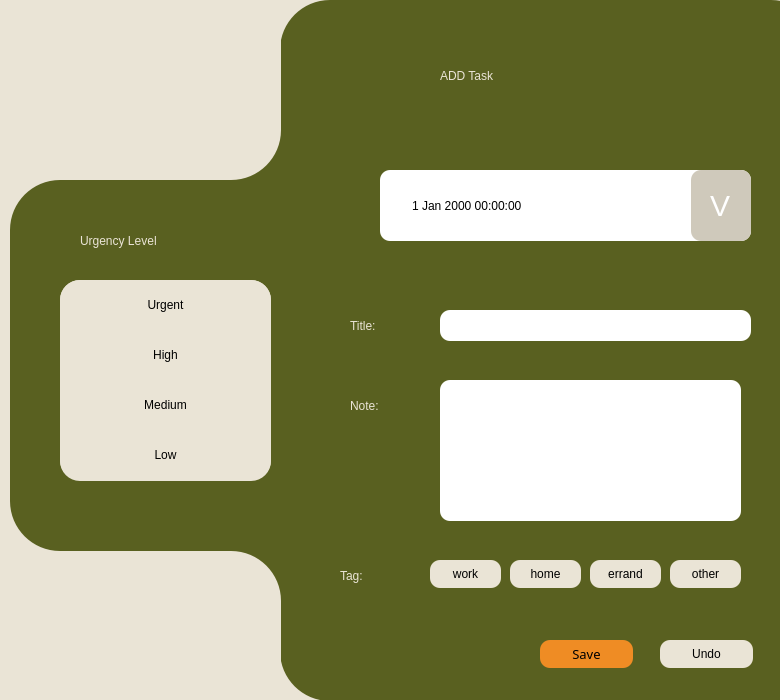
<?xml version="1.0" encoding="UTF-8"?>
<ui version="4.0">
 <class>addtask</class>
 <widget class="QWidget" name="addtask">
  <property name="geometry">
   <rect>
    <x>0</x>
    <y>0</y>
    <width>780</width>
    <height>700</height>
   </rect>
  </property>
  <property name="windowTitle">
   <string>Form</string>
  </property>
  <property name="styleSheet">
   <string notr="true">#addtask{
background-color: #EAE4D6;
}
#Title{
font: 30pt &quot;High Tower Text&quot;;
color: #EAE4D6;
}
#back{
background-color: #596020;
border-radius: 50px;
}
#back2{
background-color: #596020;
border-radius: 50px;
}
#back3{
background-color: #596020;
}
#back4{
background-color: #EAE4D6;
border-radius: 50px;
}
#back5{
background-color: #EAE4D6;
border-radius: 50px;
}
#back6{
background-color:  #EAE4D6;
border-radius: 20px;
}
#title{
font: 15pt &quot;Imprint MT Shadow&quot;;
color: #EAE4D6;
}
#note{
font: 15pt &quot;Imprint MT Shadow&quot;;
color: #EAE4D6;
}
#tag{
font: 15pt &quot;Imprint MT Shadow&quot;;
color: #EAE4D6;
}
#save{
font: 10pt &quot;High Tower Text&quot;;
background-color: #EF8C24;
border-radius: 10px;
color: black;
}
#undo{
font: 10pt &quot;High Tower Text&quot;;
background-color: #EAE4D6;
border-radius: 10px;
color: #black;
}
#work{
font: 10pt &quot;High Tower Text&quot;;
background-color: #EAE4D6;
border-radius: 10px;
color: #black;
}
#home{
font: 10pt &quot;High Tower Text&quot;;
background-color: #EAE4D6;
border-radius: 10px;
color: #black;
}
#errand{
font: 10pt &quot;High Tower Text&quot;;
background-color: #EAE4D6;
border-radius: 10px;
color: #black;
}
#others{
font: 10pt &quot;High Tower Text&quot;;
background-color: #EAE4D6;
border-radius: 10px;
color: #black;
}
#titletext{
border-radius: 10px;
}
#notetext{
border-radius: 10px;
background-color: white;
}
#time{
border-radius: 10px;
padding-left: 30px;
font: 15pt &quot;Imprint MT Shadow&quot;;
}
QDateTimeEdit::drop-down{
background-color: #CFC9BB;
border-radius: 10px;
width: 60px;
}
#urgent{
font: 15pt &quot;Imprint MT Shadow&quot;;
color: #EAE4D6;
}
#urgent_lev{
background-color: #EAE4D6;
font: 18pt &quot;High Tower Text&quot;;
border-radius: 20px;
}
#urgent_lev::hover{
background-color: #D65151;
border-radius: 20px;
}
#high_lev{
background-color: #EAE4D6;
font: 18pt &quot;High Tower Text&quot;;

border-radius: 20px;
}
#high_lev::hover{
background-color: #EF8C24;
border-radius: 20px;
}
#med_lev{
background-color: #EAE4D6;
font: 18pt &quot;High Tower Text&quot;;

border-radius: 20px;
}
#med_lev::hover{
background-color: #D6CA51;
border-radius: 20px;
}
#low_lev{
background-color: #EAE4D6;
font: 18pt &quot;High Tower Text&quot;;

border-radius: 20px;
}
#low_lev::hover{
background-color: #596020;
border-radius: 20px;
}</string>
  </property>
  <widget class="QLabel" name="Title">
   <property name="geometry">
    <rect>
     <x>440</x>
     <y>40</y>
     <width>231</width>
     <height>71</height>
    </rect>
   </property>
   <property name="text">
    <string>ADD Task</string>
   </property>
  </widget>
  <widget class="QLabel" name="back">
   <property name="geometry">
    <rect>
     <x>280</x>
     <y>0</y>
     <width>541</width>
     <height>701</height>
    </rect>
   </property>
   <property name="text">
    <string/>
   </property>
  </widget>
  <widget class="QLabel" name="back2">
   <property name="geometry">
    <rect>
     <x>10</x>
     <y>180</y>
     <width>411</width>
     <height>371</height>
    </rect>
   </property>
   <property name="text">
    <string/>
   </property>
  </widget>
  <widget class="QLabel" name="back6">
   <property name="geometry">
    <rect>
     <x>60</x>
     <y>280</y>
     <width>211</width>
     <height>201</height>
    </rect>
   </property>
   <property name="text">
    <string/>
   </property>
  </widget>
  <widget class="QLabel" name="back3">
   <property name="geometry">
    <rect>
     <x>210</x>
     <y>130</y>
     <width>411</width>
     <height>471</height>
    </rect>
   </property>
   <property name="text">
    <string/>
   </property>
  </widget>
  <widget class="QLabel" name="back4">
   <property name="geometry">
    <rect>
     <x>60</x>
     <y>-11</y>
     <width>221</width>
     <height>191</height>
    </rect>
   </property>
   <property name="text">
    <string/>
   </property>
  </widget>
  <widget class="QLabel" name="back5">
   <property name="geometry">
    <rect>
     <x>60</x>
     <y>551</y>
     <width>221</width>
     <height>191</height>
    </rect>
   </property>
   <property name="text">
    <string/>
   </property>
  </widget>
  <widget class="QPushButton" name="save">
   <property name="geometry">
    <rect>
     <x>540</x>
     <y>640</y>
     <width>93</width>
     <height>28</height>
    </rect>
   </property>
   <property name="font">
    <font>
     <family>High Tower Text</family>
     <pointsize>10</pointsize>
     <weight>50</weight>
     <italic>false</italic>
     <bold>false</bold>
    </font>
   </property>
   <property name="text">
    <string>Save</string>
   </property>
  </widget>
  <widget class="QPushButton" name="undo">
   <property name="geometry">
    <rect>
     <x>660</x>
     <y>640</y>
     <width>93</width>
     <height>28</height>
    </rect>
   </property>
   <property name="text">
    <string>Undo</string>
   </property>
  </widget>
  <widget class="QDateTimeEdit" name="time">
   <property name="geometry">
    <rect>
     <x>380</x>
     <y>170</y>
     <width>371</width>
     <height>71</height>
    </rect>
   </property>
   <property name="calendarPopup">
    <bool>true</bool>
   </property>
  </widget>
  <widget class="QLabel" name="title">
   <property name="geometry">
    <rect>
     <x>350</x>
     <y>310</y>
     <width>71</width>
     <height>31</height>
    </rect>
   </property>
   <property name="text">
    <string>Title:</string>
   </property>
  </widget>
  <widget class="QLabel" name="note">
   <property name="geometry">
    <rect>
     <x>350</x>
     <y>390</y>
     <width>71</width>
     <height>31</height>
    </rect>
   </property>
   <property name="text">
    <string>Note:</string>
   </property>
  </widget>
  <widget class="QLineEdit" name="titletext">
   <property name="geometry">
    <rect>
     <x>440</x>
     <y>310</y>
     <width>311</width>
     <height>31</height>
    </rect>
   </property>
  </widget>
  <widget class="QTextEdit" name="notetext">
   <property name="geometry">
    <rect>
     <x>440</x>
     <y>380</y>
     <width>301</width>
     <height>141</height>
    </rect>
   </property>
  </widget>
  <widget class="QLabel" name="urgent">
   <property name="geometry">
    <rect>
     <x>80</x>
     <y>220</y>
     <width>171</width>
     <height>41</height>
    </rect>
   </property>
   <property name="text">
    <string>Urgency Level</string>
   </property>
  </widget>
  <widget class="QLabel" name="tag">
   <property name="geometry">
    <rect>
     <x>340</x>
     <y>560</y>
     <width>71</width>
     <height>31</height>
    </rect>
   </property>
   <property name="text">
    <string>Tag:</string>
   </property>
  </widget>
  <widget class="QPushButton" name="work">
   <property name="geometry">
    <rect>
     <x>430</x>
     <y>560</y>
     <width>71</width>
     <height>28</height>
    </rect>
   </property>
   <property name="text">
    <string>work</string>
   </property>
  </widget>
  <widget class="QPushButton" name="home">
   <property name="geometry">
    <rect>
     <x>510</x>
     <y>560</y>
     <width>71</width>
     <height>28</height>
    </rect>
   </property>
   <property name="text">
    <string>home</string>
   </property>
  </widget>
  <widget class="QPushButton" name="errand">
   <property name="geometry">
    <rect>
     <x>590</x>
     <y>560</y>
     <width>71</width>
     <height>28</height>
    </rect>
   </property>
   <property name="text">
    <string>errand</string>
   </property>
  </widget>
  <widget class="QPushButton" name="others">
   <property name="geometry">
    <rect>
     <x>670</x>
     <y>560</y>
     <width>71</width>
     <height>28</height>
    </rect>
   </property>
   <property name="text">
    <string>other</string>
   </property>
  </widget>
  <widget class="QLabel" name="label_3">
   <property name="geometry">
    <rect>
     <x>80</x>
     <y>320</y>
     <width>55</width>
     <height>16</height>
    </rect>
   </property>
   <property name="text">
    <string/>
   </property>
  </widget>
  <widget class="QPushButton" name="urgent_lev">
   <property name="geometry">
    <rect>
     <x>60</x>
     <y>280</y>
     <width>211</width>
     <height>50</height>
    </rect>
   </property>
   <property name="text">
    <string>Urgent</string>
   </property>
  </widget>
  <widget class="QPushButton" name="high_lev">
   <property name="geometry">
    <rect>
     <x>60</x>
     <y>330</y>
     <width>211</width>
     <height>50</height>
    </rect>
   </property>
   <property name="text">
    <string>High</string>
   </property>
  </widget>
  <widget class="QPushButton" name="med_lev">
   <property name="geometry">
    <rect>
     <x>60</x>
     <y>380</y>
     <width>211</width>
     <height>50</height>
    </rect>
   </property>
   <property name="text">
    <string>Medium</string>
   </property>
  </widget>
  <widget class="QPushButton" name="low_lev">
   <property name="geometry">
    <rect>
     <x>60</x>
     <y>430</y>
     <width>211</width>
     <height>50</height>
    </rect>
   </property>
   <property name="text">
    <string>Low</string>
   </property>
  </widget>
  <widget class="QLabel" name="label">
   <property name="geometry">
    <rect>
     <x>710</x>
     <y>190</y>
     <width>55</width>
     <height>31</height>
    </rect>
   </property>
   <property name="styleSheet">
    <string notr="true">color: white;
font-size: 30px;</string>
   </property>
   <property name="text">
    <string>V</string>
   </property>
  </widget>
  <zorder>back</zorder>
  <zorder>back3</zorder>
  <zorder>Title</zorder>
  <zorder>back2</zorder>
  <zorder>back6</zorder>
  <zorder>back4</zorder>
  <zorder>back5</zorder>
  <zorder>save</zorder>
  <zorder>undo</zorder>
  <zorder>time</zorder>
  <zorder>title</zorder>
  <zorder>note</zorder>
  <zorder>titletext</zorder>
  <zorder>notetext</zorder>
  <zorder>urgent</zorder>
  <zorder>tag</zorder>
  <zorder>work</zorder>
  <zorder>home</zorder>
  <zorder>errand</zorder>
  <zorder>others</zorder>
  <zorder>label_3</zorder>
  <zorder>urgent_lev</zorder>
  <zorder>high_lev</zorder>
  <zorder>med_lev</zorder>
  <zorder>low_lev</zorder>
  <zorder>label</zorder>
 </widget>
 <resources/>
 <connections/>
</ui>
